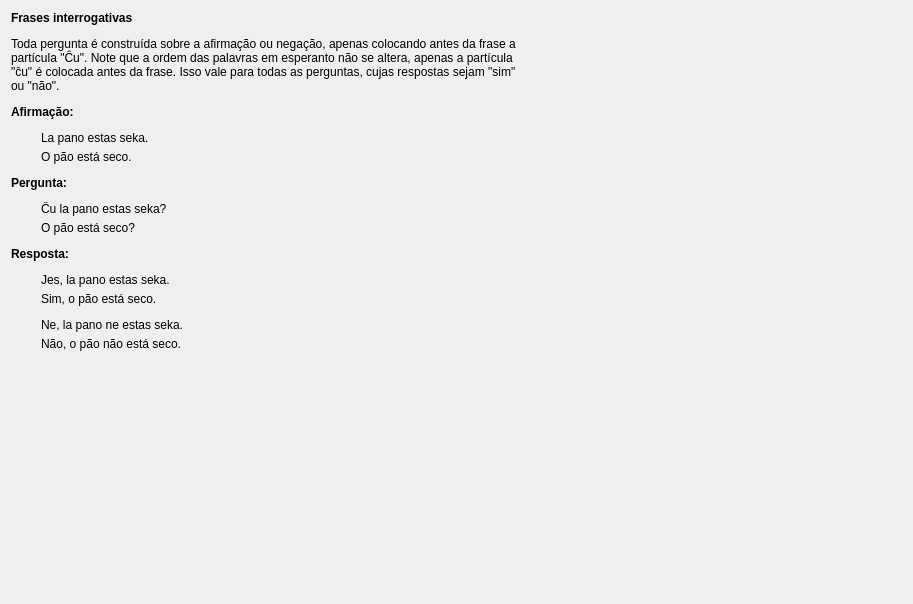
         <widget class="QWidget" name="scrollAreaWidgetContents_4">
          <property name="geometry">
           <rect>
            <x>0</x>
            <y>0</y>
            <width>913</width>
            <height>604</height>
           </rect>
          </property>
          <layout class="QVBoxLayout" name="verticalLayout_24">
           <property name="spacing">
            <number>12</number>
           </property>
           <item>
            <widget class="titolo" name="Lec04_Label10">
             <property name="sizePolicy">
              <sizepolicy hsizetype="Preferred" vsizetype="Maximum">
               <horstretch>0</horstretch>
               <verstretch>0</verstretch>
              </sizepolicy>
             </property>
             <property name="font">
              <font>
               <weight>75</weight>
               <bold>true</bold>
              </font>
             </property>
             <property name="text">
              <string>Frases interrogativas</string>
             </property>
             <property name="wordWrap">
              <bool>true</bool>
             </property>
            </widget>
           </item>
           <item>
            <widget class="QLabel" name="Lec04_Label315">
             <property name="text">
              <string>Toda pergunta é construída sobre a afirmação ou negação, apenas colocando antes da frase a 
partícula &quot;Ĉu&quot;. Note que a ordem das palavras em esperanto não se altera, apenas a partícula 
&quot;ĉu&quot; é colocada antes da frase. Isso vale para todas as perguntas, cujas respostas sejam &quot;sim&quot; 
ou &quot;não&quot;.</string>
             </property>
             <property name="wordWrap">
              <bool>true</bool>
             </property>
            </widget>
           </item>
           <item>
            <layout class="QVBoxLayout" name="verticalLayout_19">
             <item>
              <widget class="QLabel" name="Lec04_Label298">
               <property name="sizePolicy">
                <sizepolicy hsizetype="Preferred" vsizetype="Maximum">
                 <horstretch>0</horstretch>
                 <verstretch>0</verstretch>
                </sizepolicy>
               </property>
               <property name="styleSheet">
                <string notr="true">font-weight: bold;</string>
               </property>
               <property name="text">
                <string>Afirmação:</string>
               </property>
               <property name="alignment">
                <set>Qt::AlignBottom|Qt::AlignLeading|Qt::AlignLeft</set>
               </property>
               <property name="wordWrap">
                <bool>true</bool>
               </property>
              </widget>
             </item>
             <item>
              <layout class="QHBoxLayout" name="horizontalLayout_2">
               <item>
                <spacer name="horizontalSpacer_16">
                 <property name="orientation">
                  <enum>Qt::Horizontal</enum>
                 </property>
                 <property name="sizeType">
                  <enum>QSizePolicy::Fixed</enum>
                 </property>
                 <property name="sizeHint" stdset="0">
                  <size>
                   <width>30</width>
                   <height>20</height>
                  </size>
                 </property>
                </spacer>
               </item>
               <item>
                <layout class="QVBoxLayout" name="verticalLayout_7">
                 <property name="spacing">
                  <number>5</number>
                 </property>
                 <item>
                  <widget class="klakbutono_nova" name="Lec04_Button387">
                   <property name="maximumSize">
                    <size>
                     <width>16777215</width>
                     <height>16777215</height>
                    </size>
                   </property>
                   <property name="text">
                    <string>La pano estas seka.</string>
                   </property>
                  </widget>
                 </item>
                 <item>
                  <widget class="QLabel" name="Lec04_Label299">
                   <property name="text">
                    <string>O pão está seco.</string>
                   </property>
                   <property name="wordWrap">
                    <bool>true</bool>
                   </property>
                  </widget>
                 </item>
                </layout>
               </item>
              </layout>
             </item>
            </layout>
           </item>
           <item>
            <layout class="QVBoxLayout" name="verticalLayout_21">
             <item>
              <widget class="QLabel" name="Lec04_Label300">
               <property name="sizePolicy">
                <sizepolicy hsizetype="Preferred" vsizetype="Maximum">
                 <horstretch>0</horstretch>
                 <verstretch>0</verstretch>
                </sizepolicy>
               </property>
               <property name="styleSheet">
                <string notr="true">font-weight: bold;</string>
               </property>
               <property name="text">
                <string>Pergunta:</string>
               </property>
               <property name="alignment">
                <set>Qt::AlignBottom|Qt::AlignLeading|Qt::AlignLeft</set>
               </property>
               <property name="wordWrap">
                <bool>true</bool>
               </property>
              </widget>
             </item>
             <item>
              <layout class="QHBoxLayout" name="horizontalLayout_3">
               <item>
                <spacer name="horizontalSpacer_15">
                 <property name="orientation">
                  <enum>Qt::Horizontal</enum>
                 </property>
                 <property name="sizeType">
                  <enum>QSizePolicy::Fixed</enum>
                 </property>
                 <property name="sizeHint" stdset="0">
                  <size>
                   <width>30</width>
                   <height>20</height>
                  </size>
                 </property>
                </spacer>
               </item>
               <item>
                <layout class="QVBoxLayout" name="verticalLayout_20">
                 <property name="spacing">
                  <number>5</number>
                 </property>
                 <item>
                  <widget class="klakbutono_nova" name="Lec04_Button388">
                   <property name="maximumSize">
                    <size>
                     <width>16777215</width>
                     <height>16777215</height>
                    </size>
                   </property>
                   <property name="text">
                    <string>Ĉu la pano estas seka?</string>
                   </property>
                  </widget>
                 </item>
                 <item>
                  <widget class="QLabel" name="Lec04_Label301">
                   <property name="text">
                    <string>O pão está seco?</string>
                   </property>
                   <property name="wordWrap">
                    <bool>true</bool>
                   </property>
                  </widget>
                 </item>
                </layout>
               </item>
              </layout>
             </item>
            </layout>
           </item>
           <item>
            <layout class="QVBoxLayout" name="verticalLayout_22">
             <item>
              <widget class="QLabel" name="Lec04_Label311">
               <property name="sizePolicy">
                <sizepolicy hsizetype="Preferred" vsizetype="Maximum">
                 <horstretch>0</horstretch>
                 <verstretch>0</verstretch>
                </sizepolicy>
               </property>
               <property name="styleSheet">
                <string notr="true">font-weight: bold;</string>
               </property>
               <property name="text">
                <string>Resposta:</string>
               </property>
               <property name="alignment">
                <set>Qt::AlignBottom|Qt::AlignLeading|Qt::AlignLeft</set>
               </property>
               <property name="wordWrap">
                <bool>true</bool>
               </property>
              </widget>
             </item>
             <item>
              <layout class="QHBoxLayout" name="horizontalLayout_4">
               <item>
                <spacer name="horizontalSpacer_14">
                 <property name="orientation">
                  <enum>Qt::Horizontal</enum>
                 </property>
                 <property name="sizeType">
                  <enum>QSizePolicy::Fixed</enum>
                 </property>
                 <property name="sizeHint" stdset="0">
                  <size>
                   <width>30</width>
                   <height>20</height>
                  </size>
                 </property>
                </spacer>
               </item>
               <item>
                <layout class="QVBoxLayout" name="verticalLayout_18">
                 <property name="spacing">
                  <number>5</number>
                 </property>
                 <item>
                  <widget class="klakbutono_nova" name="Lec04_Button389">
                   <property name="maximumSize">
                    <size>
                     <width>16777215</width>
                     <height>16777215</height>
                    </size>
                   </property>
                   <property name="text">
                    <string>Jes, la pano estas seka.</string>
                   </property>
                  </widget>
                 </item>
                 <item>
                  <widget class="QLabel" name="Lec04_Label312">
                   <property name="text">
                    <string>Sim, o pão está seco.</string>
                   </property>
                   <property name="wordWrap">
                    <bool>true</bool>
                   </property>
                  </widget>
                 </item>
                </layout>
               </item>
              </layout>
             </item>
            </layout>
           </item>
           <item>
            <layout class="QHBoxLayout" name="horizontalLayout_5">
             <item>
              <spacer name="horizontalSpacer_13">
               <property name="orientation">
                <enum>Qt::Horizontal</enum>
               </property>
               <property name="sizeType">
                <enum>QSizePolicy::Fixed</enum>
               </property>
               <property name="sizeHint" stdset="0">
                <size>
                 <width>30</width>
                 <height>20</height>
                </size>
               </property>
              </spacer>
             </item>
             <item>
              <layout class="QVBoxLayout" name="verticalLayout_23">
               <property name="spacing">
                <number>5</number>
               </property>
               <item>
                <widget class="klakbutono_nova" name="Lec04_Button390">
                 <property name="maximumSize">
                  <size>
                   <width>16777215</width>
                   <height>16777215</height>
                  </size>
                 </property>
                 <property name="text">
                  <string>Ne, la pano ne estas seka.</string>
                 </property>
                </widget>
               </item>
               <item>
                <widget class="QLabel" name="Lec04_Label314">
                 <property name="text">
                  <string>Não, o pão não está seco.</string>
                 </property>
                 <property name="wordWrap">
                  <bool>true</bool>
                 </property>
                </widget>
               </item>
              </layout>
             </item>
            </layout>
           </item>
           <item>
            <spacer name="verticalSpacer_2">
             <property name="orientation">
              <enum>Qt::Vertical</enum>
             </property>
             <property name="sizeHint" stdset="0">
              <size>
               <width>20</width>
               <height>40</height>
              </size>
             </property>
            </spacer>
           </item>
          </layout>
         </widget>
